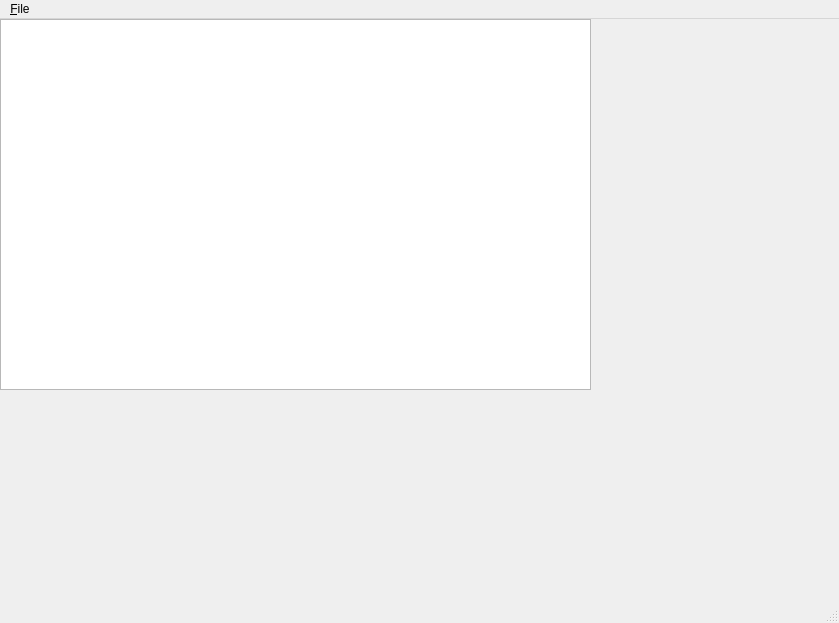
<?xml version="1.0" encoding="UTF-8"?>
<ui version="4.0">
 <class>MainWindow</class>
 <widget class="QMainWindow" name="MainWindow">
  <property name="geometry">
   <rect>
    <x>0</x>
    <y>0</y>
    <width>839</width>
    <height>623</height>
   </rect>
  </property>
  <property name="windowTitle">
   <string>MainWindow</string>
  </property>
  <widget class="QWidget" name="centralwidget">
   <widget class="QWidget" name="verticalLayoutWidget">
    <property name="geometry">
     <rect>
      <x>0</x>
      <y>0</y>
      <width>591</width>
      <height>371</height>
     </rect>
    </property>
    <layout class="QVBoxLayout" name="verticalLayout">
     <item>
      <widget class="QTextEdit" name="messageList">
       <property name="readOnly">
        <bool>true</bool>
       </property>
      </widget>
     </item>
     <item>
      <layout class="QHBoxLayout" name="horizontalLayout"/>
     </item>
    </layout>
   </widget>
  </widget>
  <widget class="QMenuBar" name="menubar">
   <property name="geometry">
    <rect>
     <x>0</x>
     <y>0</y>
     <width>839</width>
     <height>20</height>
    </rect>
   </property>
   <widget class="QMenu" name="menu_file">
    <property name="title">
     <string>&amp;File</string>
    </property>
    <addaction name="action_Exit"/>
    <addaction name="action_Exit_2"/>
   </widget>
   <addaction name="menu_file"/>
  </widget>
  <widget class="QStatusBar" name="statusbar"/>
  <action name="action">
   <property name="text">
    <string>Выход</string>
   </property>
  </action>
  <action name="action_Exit">
   <property name="icon">
    <iconset>
     <normaloff>exit.jpg</normaloff>exit.jpg</iconset>
   </property>
   <property name="text">
    <string>&amp;Choose file</string>
   </property>
  </action>
  <action name="action_Exit_2">
   <property name="text">
    <string>&amp;Exit</string>
   </property>
  </action>
 </widget>
 <resources/>
 <connections/>
</ui>
